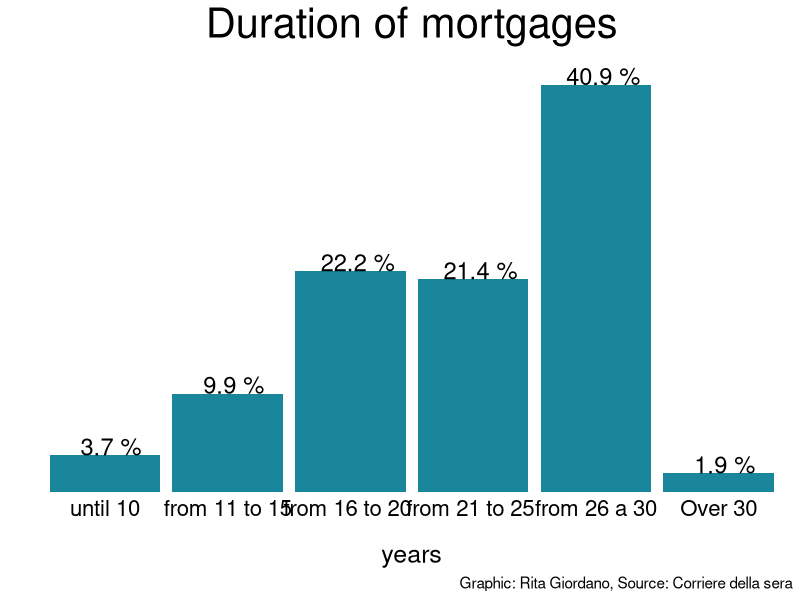

Generate this figure with R:
## Decluttered bar chart
library(tidyverse)


data <- data.frame(
  cat = c("until 10", "from 11 to 15", "from 16 to 20 ",
          "from 21 to 25 ", "from 26 a 30", "Over 30"),
  value = c(3.7, 9.9, 22.2, 21.4, 40.9, 1.9)
)

data_bar <- data %>%
  mutate(index = rownames(data),
         cat = factor(cat, levels = cat))

data_bar %>%
  ggplot(aes(y = value, x = cat, fill = "#19869B")) +
  geom_col() +
  theme_minimal() +
  geom_text(aes(x = cat, y = value + 0.9 ,
                label = paste(value, "%")),
            size = 6, hjust = 0.4) +
  scale_fill_manual(values = "#19869B", name = "") +
  theme(legend.text = element_text(size = 16),
        legend.position = "bottom",
        plot.caption = element_text(hjust = 1)) +
  guides(fill=guide_legend(nrow=1,byrow=TRUE)) +
  labs(
    title = "Duration of mortgages",
    caption = "Graphic: Rita Giordano, Source: Corriere della sera"
  ) +
  xlab("years") + ylab("") +
  theme(
    plot.title = element_text(size = 30, hjust = 0.5),
    plot.caption = element_text(size = 11),
    legend.position = "none",
    axis.text.x = element_text(size = 16, colour = "black", vjust = 5),
    axis.title.x = element_text(size = 18),
    axis.ticks = element_blank(),
    axis.text.y = element_blank(),
    panel.grid = element_blank()
  )

